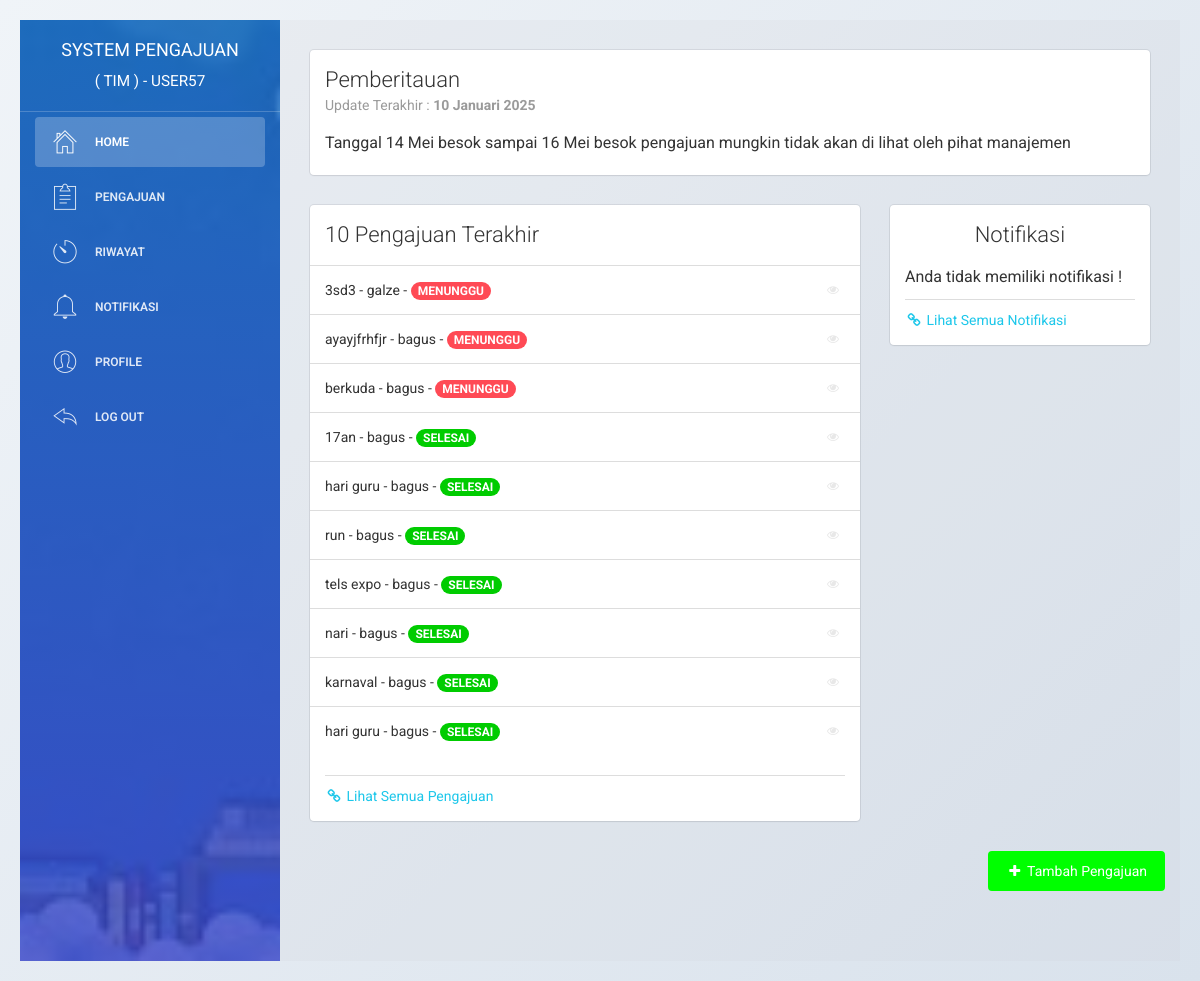
Page /index (signed in) on the committed database.
### tables this page shows
CREATE TABLE `user` (
  `id_user` int(11) NOT NULL,
  `username` varchar(225) NOT NULL,
  `email` varchar(225) NOT NULL,
  `password` varchar(225) NOT NULL,
  `nama_depan` varchar(225) NOT NULL,
  `nama_belakang` varchar(225) NOT NULL,
  `jk` enum('laki-laki','perempuan') NOT NULL,
  `no_hp` varchar(50) NOT NULL,
  `alamat` text NOT NULL,
  `role` enum('manajemen','tim') NOT NULL,
  `pembuatan_akun` date NOT NULL,
  `update_akun` date NOT NULL
);

CREATE TABLE `catatan` (
  `id_catatan` varchar(5) NOT NULL,
  `catatan` text NOT NULL,
  `update_catatan` date NOT NULL
);

CREATE TABLE `pengajuan` (
  `id_pengajuan` int(11) NOT NULL,
  `event` varchar(225) NOT NULL,
  `id_user` int(11) NOT NULL,
  `id_jenis_pengajuan` bigint(11) NOT NULL,
  `jenis_pengajuan` varchar(255) NOT NULL,
  `tanggal_pengajuan` date NOT NULL,
  `biaya` int(225) NOT NULL,
  `alasan` text NOT NULL,
  `keterangan` text NOT NULL,
  `jadwal_pelaksanaan` date NOT NULL,
  `catatan` text NOT NULL,
  `status` enum('menunggu','proses','selesai') NOT NULL,
  `update_pengajuan` date NOT NULL,
  `estimasi_waktu` text NOT NULL
);

### index.php (the view, shortened to what this page needs)
<?php
    include 'system/koneksi.php';
    function tanggal_indo($tanggal){
        $bulan = array (1 =>   'Januari',
                'Februari',
                'Maret',
                'April',
                'Mei',
                'Juni',
                'Juli',
                'Agustus',
                'September',
                'Oktober',
                'November',
                'Desember'
        );
        $split = explode('-', $tanggal);
        return $split[2] . ' ' . $bulan[ (int)$split[1] ] . ' ' . $split[0];
    }
?>
<!doctype html>
<html lang="en">
<head>
    <link href="assets/css/bootstrap.min.css" rel="stylesheet" />
    <link href="assets/css/animate.min.css" rel="stylesheet"/>
    <link href="assets/css/light-bootstrap-dashboard.css" rel="stylesheet"/>
    <link href="assets/css/demo.css" rel="stylesheet" />
    <link href="http://maxcdn.bootstrapcdn.com/font-awesome/4.2.0/css/font-awesome.min.css" rel="stylesheet">
    <link href="assets/css/pe-icon-7-stroke.css" rel="stylesheet" />
    <link rel="stylesheet" href="assets/dist/sweetalert.css">
</head>
<body>
    <div class="wrapper">
        <div class="sidebar" data-color="blue" data-image="assets/img/sidebar1.jpg">
            <div class="sidebar-wrapper">
                <div class="logo">
                    <a href="index" class="simple-text">
    <?php
    $query_login = "SELECT * FROM user WHERE email ='$_SESSION[email]'";
        $result_login = mysqli_query($con, $query_login);
        $data_login = mysqli_fetch_assoc($result_login);
        $id_login = $data_login["id_user"];
        $username_login = $data_login["username"];
    ?>
                        System Pengajuan<br><small>( TIM ) - <?php echo $username_login ?></small>
                    </a>
                </div>
                <ul class="nav">
                    <li class="active">
                        <a href="index">
                            <i class="pe pe-7s-home"></i>
                            <p>Home</p>
                        </a>
                    </li>
                    <li>
                        <a href="pengajuan">
                            <i class="pe pe-7s-note2"></i>
                            <p>Pengajuan</p>
                        </a>
                    </li>
                    <li>
                        <a href="riwayat">
                            <i class="pe pe-7s-timer"></i>
                            <p>Riwayat</p>
                        </a>
                    </li>
                    <li>
                        <a href="notifikasi">
                            <i class="pe pe-7s-bell"></i>
                            <p>Notifikasi
                            </p>
                        </a>
                    </li>
                    <li>
                        <a href="profil">
                            <i class="pe pe-7s-user"></i>
                            <p>Profile</p>
                        </a>
                    </li>
                    <li>
                        <a href="#" onclick = "logout()">
                            <i class="pe pe-7s-back"></i>
                            <p>Log out</p>
                        </a>
                    </li>
                </ul>
            </div>
        </div>
        <div class="main-panel">
            <div class="content">
                <div class="container-fluid">
                    <div class="row">
                        <div class="col-md-12">
                            <div class="card">
                                <div class="header">
                                        <h4 class="title">Pemberitauan</h4>
        <?php
            $query_catatan = "SELECT * FROM catatan";
            $result_catatan = mysqli_query($con, $query_catatan);
            $data_catatan = mysqli_fetch_assoc($result_catatan);
            $update = $data_catatan['update_catatan'];
        ?>
                                            <p class="category">Update Terakhir : <b><?php echo tanggal_indo($update) ?></b></p>
                                        </div>
                                        <div class="content">
                                        <p>
        <?php
        if ( $data_catatan['catatan'] == '' ){
            echo "<small style='color:#bfbfbf'>- Tidak ada catatan -</small>";
        }else{
            echo $data_catatan['catatan'];
        }
        ?>
                                        </p>
                                </div>
                            </div>
                        </div>
                    </div>
                    <div class="row">
                        <div class="col-md-8">
                            <div class="card">
                                <div class="header">
                                    <h4 class="title">
                                        10 Pengajuan Terakhir <br>
                                    </h4>
                                </div>
                                <div class="content">
                                    <div class="table-full-width">
                                        <table class="table">
                                            <tbody>
    <?php
        $query_pengajuan = "SELECT a.id_pengajuan, a.event, a.id_user,  b.username, a.status
                                FROM pengajuan AS a INNER JOIN user AS b WHERE a.id_user = b.id_user
                                ORDER BY a.id_pengajuan DESC LIMIT 10 ";
        $result_pengajuan = mysqli_query($con, $query_pengajuan);
        if($result_pengajuan->num_rows == 0){
                                            echo "<tr>
                                                <td colspan='3'>Anda tidak memiliki pengajuan</td>
                                            </tr>";
        }
        else {
            while($data_pengajuan = mysqli_fetch_assoc($result_pengajuan)){
                                            echo '<tr>
                                                <td> '.$data_pengajuan['event'].' - '.$data_pengajuan['username'].' - ';
                if( $data_pengajuan['status'] == "menunggu" ){
                                                echo '<span class="badge menunggu upper">'.$data_pengajuan['status'].'</span>';
                }else if ($data_pengajuan['status'] == "proses"){
                                                echo '<span class="badge proses upper">'.$data_pengajuan['status'].'</span>';
                }else{
                                                echo '<span class="badge selesai upper">'.$data_pengajuan['status'].'</span>';
                }
                                                echo '</td>
                                                <td class="td-actions text-right">
                                                    <a href="detail_pengajuan?id='.$data_pengajuan['id_pengajuan'].'">
                                                        <button type="button" rel="tooltip" title="Lihat Pengajuan" class="btn btn-info btn-simple btn-xs">
                                                            <i class="fa fa-eye"></i>
                                                        </button>
                                                    </a>
                                                </td>
                                            </tr>';
            }
        }
    ?>
                                            </tbody>
                                        </table>
                                    </div>
                                    <div class="footer">
                                        <hr>
                                        <div class="stats">
                                            <a href="pengajuan"><i class="fa fa-link"></i> Lihat Semua Pengajuan </a>
                                        </div>
                                    </div>
                                </div>
                            </div>
                        </div>
                        <div class="col-md-4">
                            <div class="card">
                                <div class="header">
                                    <h4 class="title" align="center">
                                    Notifikasi
                                    </h4>
                                </div>
                                <div class="content">
    <?php
        $query2 = "SELECT a.id_riwayat, a.kegiatan, a.id_pengajuan, b.event, a.jenis_riwayat, a.kegiatan3,
                a.tanggal_kegiatan, b.id_user, a.notifikasi FROM riwayat
                AS a INNER JOIN pengajuan AS b WHERE a.id_pengajuan = b.id_pengajuan
                AND b.id_user = '$id_login' ORDER BY id_riwayat DESC LIMIT 3" ;
        $result2 = mysqli_query($con, $query2);
        if($result2->num_rows == 0){
                    echo "<p>Anda tidak memiliki notifikasi !</p>";
        }
    ?>
                                    <div class="footer">
                                        <hr>
                                        <div class="stats">
                                            <a href="notifikasi"><i class="fa fa-link"></i> Lihat Semua Notifikasi </a>
                                        </div>
                                    </div>
                                </div>
                            </div>
                        </div>
                    </div>
                    <div class="row">
                        <div align="right">
                            <a href="tambah_pengajuan">
                                <button type="button" rel="tooltip" class="btn btn-primary btn-fill">
                                    <i class="fa fa-plus"></i> Tambah Pengajuan
                                </button>
                            </a>
                        </div>
                    </div>
                </div>
            </div>
        </div>
    </div>
</body>
</html>

### assets/css/demo.css (style rules this page uses)
* { box-sizing: border-box; }
body { font-family: 'Segoe UI', Tahoma, Geneva, Verdana, sans-serif; background: linear-gradient(135deg, #f0f4f8, #d9e2ec); margin: 0; padding: 20px; }

### rows in the picture
user: username "USER57"
catatan: update_catatan "10 Januari 2025", catatan "Tanggal 14 Mei besok sampai 16 Mei besok pengajuan mungkin tidak akan di lihat oleh pihat manajemen"
pengajuan: event "3sd3", id_user.username "galze", status "MENUNGGU"
pengajuan: event "ayayjfrhfjr", id_user.username "bagus", status "MENUNGGU"
pengajuan: event "berkuda", id_user.username "bagus", status "MENUNGGU"
pengajuan: event "17an", id_user.username "bagus", status "SELESAI"
pengajuan: event "hari guru", id_user.username "bagus", status "SELESAI"
pengajuan: event "run", id_user.username "bagus", status "SELESAI"
pengajuan: event "tels expo", id_user.username "bagus", status "SELESAI"
pengajuan: event "nari", id_user.username "bagus", status "SELESAI"
pengajuan: event "karnaval", id_user.username "bagus", status "SELESAI"
pengajuan: event "hari guru", id_user.username "bagus", status "SELESAI"
